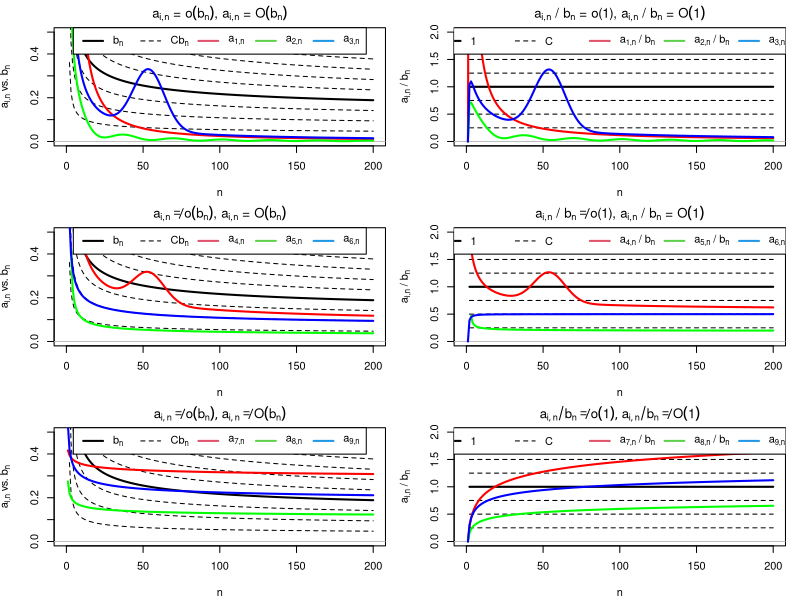
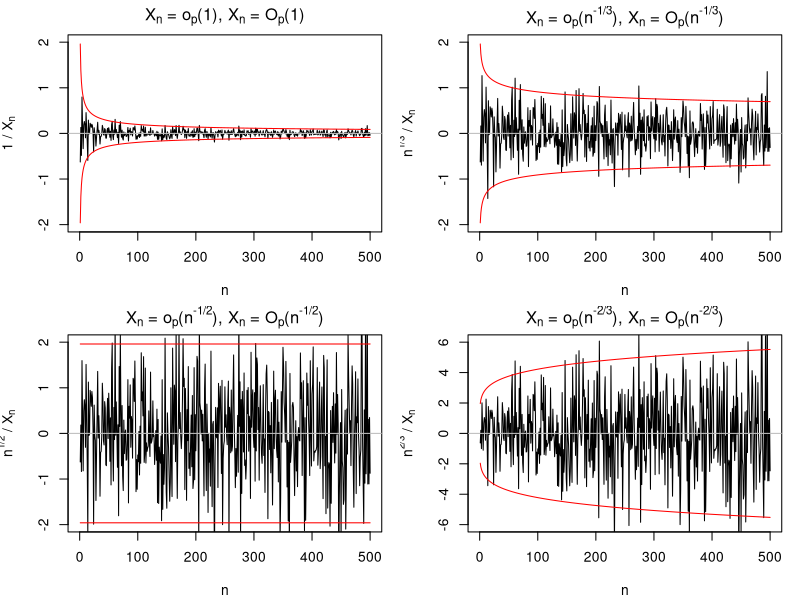

Generate these figures, in order, with R:
## ---- chunk 1
n0 <- c(0.00001, 0.0001, 0.001, 0.01, 0.1, 0.5, seq(1:200))
n <- seq(1:200)
b_n <- c(1/log(n)); b_n0 <- c(1/log(n0))
a_1n <- (2/n) + 50/(n^2)
a_2n <- (sin(n/5)+2)/(n^(5/4))
a_3n <- 3*(1+5*exp(-(n-55.5)^2/200))/n
a_4n <- 0.5 / log10(n) * ((n + 3) / (2 * n)) + a_3n/2
a_5n <- (4*log2(n/2))^(-1)
a_6n <- (log(n^2+n))^(-1)
a_7n <- log(5*n+3)^(-1/4)/2
a_8n <- (4*log(log(10*n+2)))^(-1)
a_9n <- (2*log(log(n^2+10*n+2)))^(-1)

par(mfrow=c(3,2))
par(mar=c(4.1,4.1,2.1,1.1))
plot(n, n, xlim=c(0,200), ylim=c(0, 0.5), type='n', xlab="n", ylab=expression(a['i,n']* ' vs. '*b[n]),
     main=expression(a['i,n']* ' = ' * o(b[n]) *', '* a['i,n'] * ' = ' *O(b[n])))
lines(n, b_n, lwd=2)
abline(h=0, col="gray")
lines(n, 0.25*b_n, lty=2)
lines(n, 0.5*b_n, lty=2)
lines(n, 0.75*b_n, lty=2)
lines(n, 1.25*b_n, lty=2)
lines(n, 1.5*b_n, lty=2)
lines(n, 1.75*b_n, lty=2)
lines(n, 2*b_n, lty=2)
lines(n, a_1n, col="red", lwd=2)
lines(n, a_2n, col="green", lwd=2)
lines(n, a_3n, col="blue", lwd=2)
legend("top", c(expression(b[n]), expression(Cb[n]), expression(a['1,n']), expression(a['2,n']), expression(a['3,n'])), lwd=c(2,1,2,2,2), lty=c(1,2,1,1,1), col=c(1,1,2,3,4), horiz=TRUE)

plot(n, n, xlim=c(0,200), ylim=c(0, 2.0), type='n', xlab="n", ylab=expression(a['i,n']* ' / '*b[n]),
     main=expression(a['i,n']*' / '*b[n]* ' = ' * 'o(1)' *', '* a['i,n']*' / '*b[n] * ' = ' *O(1)))
lines(n, b_n/b_n, lwd=2)
abline(h=0, col="gray")
lines(n, 0.25*(b_n/b_n), lty=2)
lines(n, 0.5*(b_n/b_n), lty=2)
lines(n, 0.75*(b_n/b_n), lty=2)
lines(n, 1.25*(b_n/b_n), lty=2)
lines(n, 1.5*(b_n/b_n), lty=2)
lines(n, 1.75*(b_n/b_n), lty=2)
lines(n, 2*(b_n/b_n), lty=2)
lines(n, a_1n/b_n, col="red", lwd=2)
lines(n, a_2n/b_n, col="green", lwd=2)
lines(n, a_3n/b_n, col="blue", lwd=2)
legend("top", c("1", "C", expression(a['1,n']*' / '*b[n]), expression(a['2,n']*' / '*b[n]), expression(a['3,n']*' / '*b[n])), lwd=c(2,1,2,2,2), lty=c(1,2,1,1,1), col=c(1,1,2,3,4), horiz=TRUE)

plot(n, n, xlim=c(0,200), ylim=c(0, 0.5), type='n', xlab="n", ylab=expression(a['i,n']* ' vs. '*b[n]),
     main=expression(a['i,n'] != o(b[n]) *', '* a['i,n'] * ' = ' *O(b[n])))
lines(n, b_n, lwd=2)
abline(h=0, col="gray")
lines(n, 0.25*b_n, lty=2)
lines(n, 0.5*b_n, lty=2)
lines(n, 0.75*b_n, lty=2)
lines(n, 1.25*b_n, lty=2)
lines(n, 1.5*b_n, lty=2)
lines(n, 1.75*b_n, lty=2)
lines(n, 2*b_n, lty=2)
lines(n, a_4n, col="red", lwd=2)
lines(n, a_5n, col="green", lwd=2)
lines(n, a_6n, col="blue", lwd=2)
legend("top", c(expression(b[n]), expression(Cb[n]), expression(a['4,n']), expression(a['5,n']), expression(a['6,n'])), lwd=c(2,1,2,2,2), lty=c(1,2,1,1,1), col=c(1,1,2,3,4), horiz=TRUE)

plot(n, n, xlim=c(0,200), ylim=c(0, 2.0), type='n', xlab="n", ylab=expression(a['i,n']* ' / '*b[n]),
     main=expression(a['i,n']*' / '*b[n] !=  'o(1)' *', '* a['i,n']*' / '*b[n] * ' = ' *O(1)))
lines(n, b_n/b_n, lwd=2)
abline(h=0, col="gray")
lines(n, 0.25*(b_n/b_n), lty=2)
lines(n, 0.5*(b_n/b_n), lty=2)
lines(n, 0.75*(b_n/b_n), lty=2)
lines(n, 1.25*(b_n/b_n), lty=2)
lines(n, 1.5*(b_n/b_n), lty=2)
lines(n, 1.75*(b_n/b_n), lty=2)
lines(n, 2*(b_n/b_n), lty=2)
lines(n, a_4n/b_n, col="red", lwd=2)
lines(n, a_5n/b_n, col="green", lwd=2)
lines(n, a_6n/b_n, col="blue", lwd=2)
legend("top", c("1", "C", expression(a['4,n']*' / '*b[n]), expression(a['5,n']*' / '*b[n]), expression(a['6,n']*' / '*b[n])), lwd=c(2,1,2,2,2), lty=c(1,2,1,1,1), col=c(1,1,2,3,4), horiz=TRUE)

plot(n, n, xlim=c(0,200), ylim=c(0, 0.5), type='n', xlab="n", ylab=expression(a['i,n']* ' vs. '*b[n]),
     main=expression(list(a[list(i, n)] != o(b[n]), a[list(i, n)] != O(b[n]))))
lines(n, b_n, lwd=2)
abline(h=0, col="gray")
lines(n, 0.25*b_n, lty=2)
lines(n, 0.5*b_n, lty=2)
lines(n, 0.75*b_n, lty=2)
lines(n, 1.25*b_n, lty=2)
lines(n, 1.5*b_n, lty=2)
lines(n, 1.75*b_n, lty=2)
lines(n, 2*b_n, lty=2)
lines(n, a_7n, col="red", lwd=2)
lines(n, a_8n, col="green", lwd=2)
lines(n, a_9n, col="blue", lwd=2)
legend("top", c(expression(b[n]), expression(Cb[n]), expression(a['7,n']), expression(a['8,n']), expression(a['9,n'])), lwd=c(2,1,2,2,2), lty=c(1,2,1,1,1), col=c(1,1,2,3,4), horiz=TRUE)

plot(n, n, xlim=c(0,200), ylim=c(0, 2.0), type='n', xlab="n", ylab=expression(a['i,n']* ' / '*b[n]),
     main=expression(list(a[list(i, n)] / b[n] != o(1), a[list(i, n)] / b[n] != O(1))))
lines(n, b_n/b_n, lwd=2)
abline(h=0, col="gray")
lines(n, 0.25*(b_n/b_n), lty=2)
lines(n, 0.5*(b_n/b_n), lty=2)
lines(n, 0.75*(b_n/b_n), lty=2)
lines(n, 1.25*(b_n/b_n), lty=2)
lines(n, 1.5*(b_n/b_n), lty=2)
lines(n, 1.75*(b_n/b_n), lty=2)
lines(n, 2*(b_n/b_n), lty=2)
lines(n, a_7n/b_n, col="red", lwd=2)
lines(n, a_8n/b_n, col="green", lwd=2)
lines(n, a_9n/b_n, col="blue", lwd=2)
legend("top", c("1", "C", expression(a['7,n']*' / '*b[n]), expression(a['8,n']*' / '*b[n]), expression(a['9,n']*' / '*b[n])), lwd=c(2,1,2,2,2), lty=c(1,2,1,1,1), col=c(1,1,2,3,4), horiz=TRUE)
## ---- chunk 2
n <- 1:500
set.seed(1)
X_n <- rnorm(length(n), 0, sd=1/sqrt(n))

a_0n <- rep(1, length(n))
a_1n <- n^(-1/3)
a_2n <- n^(-1/2)
a_3n <- n^(-2/3)

par(mfrow=c(2,2))
par(mar=c(4.1,4.1,2.1,1.1))
plot(n, X_n, type="l", xlab="n", ylab=expression(1* ' / '*X[n]),
     xlim=c(0,500), ylim=c(-2,2),
     main=expression(X[n]*' = '*o[p]* '(1), ' * X[n] *' = '* O[p] * '(1)'))
lines(n, qnorm(0.025)/(a_0n*sqrt(n)), col="red")
lines(n, qnorm(0.975)/(a_0n*sqrt(n)), col="red")
abline(h=0, col="gray")

plot(n, X_n/(n^(-1/3)), type="l", xlab="n", ylab=expression(n^'1/3'* ' / '*X[n]),
     xlim=c(0,500), ylim=c(-2,2),
     main=expression(X[n]*' = '*o[p]* '(' * n^'-1/3' * '), ' * X[n] *' = '* O[p] * '(' * n^'-1/3' * ')'))
lines(n, qnorm(0.025)/(a_1n*sqrt(n)), col="red")
lines(n, qnorm(0.975)/(a_1n*sqrt(n)), col="red")
abline(h=0, col="gray")

plot(n, X_n/(n^(-1/2)), type="l", xlab="n", ylab=expression(n^'1/2'* ' / '*X[n]),
     xlim=c(0,500), ylim=c(-2,2),
     main=expression(X[n]*' = '*o[p]* '(' * n^'-1/2' * '), ' * X[n] *' = '* O[p] * '(' * n^'-1/2' * ')'))
lines(n, qnorm(0.025)/(a_2n*sqrt(n)), col="red")
lines(n, qnorm(0.975)/(a_2n*sqrt(n)), col="red")
abline(h=0, col="gray")

plot(n, X_n/(n^(-2/3)), type="l", xlab="n", ylab=expression(n^'2/3'* ' / '*X[n]),
     xlim=c(0,500), ylim=c(-6,6),
     main=expression(X[n]*' = '*o[p]* '(' * n^'-2/3' * '), ' * X[n] *' = '* O[p] * '(' * n^'-2/3' * ')'))
lines(n, qnorm(0.025)/(a_3n*sqrt(n)), col="red")
lines(n, qnorm(0.975)/(a_3n*sqrt(n)), col="red")
abline(h=0, col="gray")

